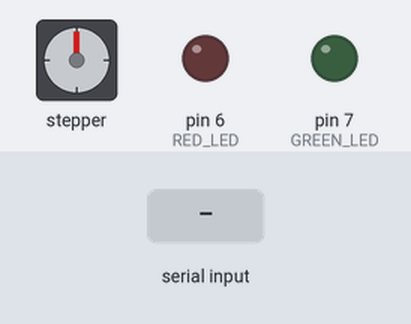
A sketch run on a simulated Arduino Mega 2560, built with avr-gcc and run on an emulated ATmega2560. Shown: stepper motor, output pins drawn as LEDs (lit = HIGH). Dashed ring = blinking. Inputs (shaded band) come from the test bench. Stepper angles assume 2048 steps per turn; pins used as bus, display or sensor lines are not drawn; what the sketch prints to the serial monitor is not drawn.

Above: at 1.2 s.
1.3 s: "APPROVED\n" received over Serial
At 1.42 s:
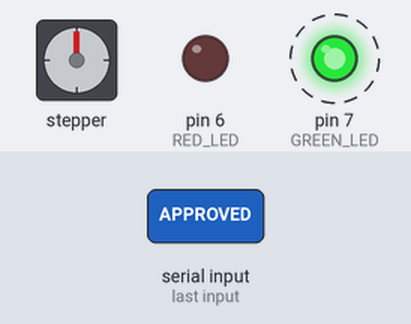
10.3 s: "DENIED\n" received over Serial
At 13.22 s:
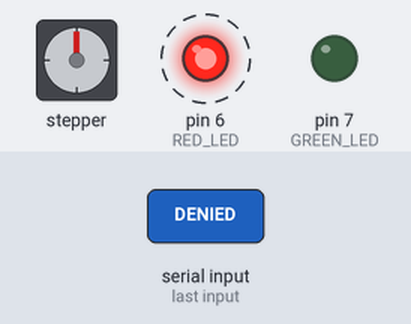
13.3 s: "APPROVED\n" received over Serial
At 15.83 s:
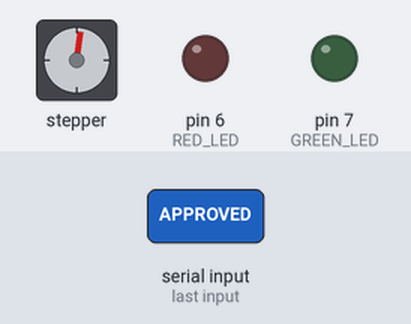
Timing chart, 0 to 22.3 s (numbered marks = the images above; inputs shaded):
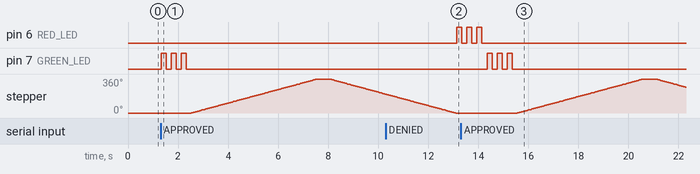

Measured:
- after the input at 1.3 s, pin 7 (GREEN_LED): alternates HIGH for 0.20 s and LOW for 0.20 s, 6 changes in all, then stays LOW, starting at once; stepper: turns 360° clockwise in 5.0 s, then 159° counter-clockwise in 2.2 s
- after the input at 10.3 s, pin 6 (RED_LED): LOW → HIGH after 2.8 s
- after the input at 13.3 s, pin 7 (GREEN_LED): alternates HIGH for 0.20 s and LOW for 0.20 s, 6 changes in all, then stays LOW, starting after 1.1 s; stepper: turns 360° clockwise in 5.0 s, then 86° counter-clockwise in 1.2 s

The sketch:

Arduino.ino
```cpp
#include <SPI.h>
#include <MFRC522.h>
#include <Stepper.h>

// PIN CONFIG
const uint8_t RED_LED   = 6;
const uint8_t GREEN_LED = 7;

// RC522 on Arduino MEGA
const uint8_t SS_PIN  = 49;   // SDA
const uint8_t RST_PIN = 53;   // RST

MFRC522 mfrc522(SS_PIN, RST_PIN);

// Stepper 28BYJ-48 + ULN2003
const int stepsPerRevolution = 2048;
// Wiring: IN1→8, IN2→9, IN3→10, IN4→11
Stepper myStepper(stepsPerRevolution, 8, 10, 9, 11);

// CARD UID TO ACCEPT
byte ALLOWED_UID[4] = {0x84, 0x5E, 0x39, 0xD9};  // <<< this matches 84 5E 39 D9

// HELPERS
void sendline(const String &msg) {
  Serial.println(msg);
}

void printUID(const MFRC522::Uid &uid) {
  Serial.print("CARD_UID:");
  for (byte i = 0; i < uid.size; i++) {
    Serial.print(" ");
    if (uid.uidByte[i] < 0x10) Serial.print("0");
    Serial.print(uid.uidByte[i], HEX);
  }
  Serial.println();
}

bool uidMatches(const MFRC522::Uid &uid) {
  if (uid.size != 4) return false;
  for (byte i = 0; i < 4; i++) {
    if (uid.uidByte[i] != ALLOWED_UID[i]) return false;
  }
  return true;
}

// SEQUENCES
void unlockSequence() {
  sendline("[ARDUINO] APPROVED from PC – unlocking");

  // blink green 3×
  for (int i = 0; i < 3; i++) {
    digitalWrite(GREEN_LED, HIGH);
    digitalWrite(RED_LED, LOW);
    delay(200);
    digitalWrite(GREEN_LED, LOW);
    delay(200);
  }

  // move stepper one revolution forward then back
  myStepper.setSpeed(12); // RPM
  myStepper.step(stepsPerRevolution);
  delay(500);
  myStepper.step(-stepsPerRevolution);
}

void deniedSequence() {
  sendline("[ARDUINO] DENIED from PC – stay locked");

  // blink red 3×
  for (int i = 0; i < 3; i++) {
    digitalWrite(RED_LED, HIGH);
    digitalWrite(GREEN_LED, LOW);
    delay(200);
    digitalWrite(RED_LED, LOW);
    delay(200);
  }
}

// SETUP
void setup() {
  pinMode(RED_LED, OUTPUT);
  pinMode(GREEN_LED, OUTPUT);
  digitalWrite(RED_LED, LOW);
  digitalWrite(GREEN_LED, LOW);

  Serial.begin(9600);
  while (!Serial) { ; }

  sendline("=== RFID + FACE + STEPPER ACCESS SYSTEM ===");
  sendline("[ARDUINO] Initialising RC522 on SDA=49, RST=53 ...");

  SPI.begin();
  mfrc522.PCD_Init();

  myStepper.setSpeed(12);

  sendline("[ARDUINO] System ready. Waiting for card + PC decision.");
}

//LOOP
void loop() {

  // 1) Listen for decision from Python
  if (Serial.available() > 0) {
    String cmd = Serial.readStringUntil('\n');
    cmd.trim();
    cmd.toUpperCase();

    if (cmd.length() > 0) {
      if (cmd == "APPROVED") {
        unlockSequence();
      } else if (cmd == "DENIED") {
        deniedSequence();
      } else {
        sendline("[ARDUINO] Unknown serial cmd: " + cmd);
      }
    }
  }

  // 2) Poll RFID – send UID to PC when card is tapped
  if (!mfrc522.PICC_IsNewCardPresent()) {
    return;
  }
  if (!mfrc522.PICC_ReadCardSerial()) {
    return;
  }

  // We have a card
  printUID(mfrc522.uid);

  // Also tell Python whether this UID is even allowed
  if (uidMatches(mfrc522.uid)) {
    sendline("CARD_OK");
  } else {
    sendline("CARD_UNKNOWN");
  }

  // Halt current card
  mfrc522.PICC_HaltA();
  mfrc522.PCD_StopCrypto1();

  delay(300); // small gap before next read
}
```
